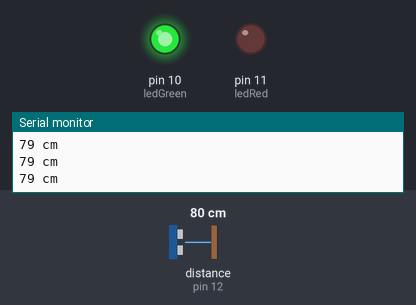
This sketch was run on a simulated Arduino Uno, built with avr-gcc and run on an emulated ATmega328P. Shown: output pins drawn as LEDs (lit = HIGH), the last lines printed to the serial monitor. Wiring (inferred from the names in the program): ultrasonic range finder: trigger pin 13; echo pin 12. The test bench sets the inputs (shaded band); at power-on: distance to the obstacle (sensor on pin 12) 80 cm. The echo pulse lasts 58.3 µs per cm; pins used as bus, display or sensor lines are not drawn.

Above: at 1.2 s.
1.3 s: distance to the obstacle (sensor on pin 12) set to 95 cm
2.8 s: distance to the obstacle (sensor on pin 12) set to 105 cm
At 4.0 s:
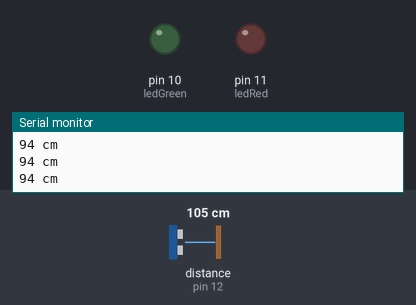
4.3 s: distance to the obstacle (sensor on pin 12) set to 2 cm
At 4.9 s:
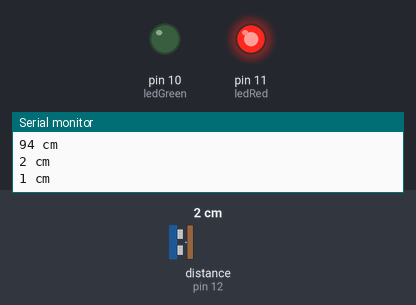
5.9 s: distance to the obstacle (sensor on pin 12) set to 9 cm
7.4 s: distance to the obstacle (sensor on pin 12) set to 12 cm
At 8.8 s:
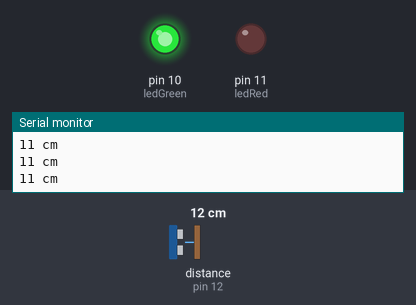
9.1 s: distance to the obstacle (sensor on pin 12) set to 4 cm
At 10.2 s:
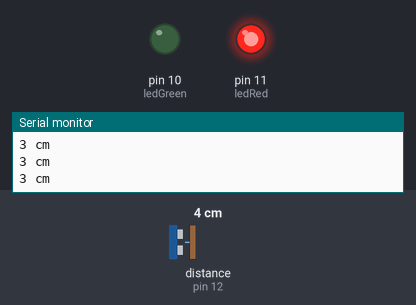
Timing chart, 0 to 11.7 s (numbered marks = the images above; inputs shaded):
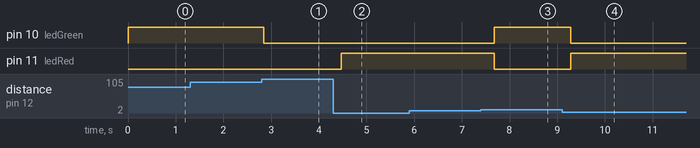

The sketch:

1_park_assist.ino
```cpp
/*
 HC-SR04 Ping distance sensor

 Connections:
 VCC to arduino 5v GND to arduino GND
 Echo to Arduino pin 13 Trig to Arduino pin 12
 Red POS to Arduino pin 11
 Green POS to Arduino pin 10
 180 ohm resistor to both LED NEG and GRD power rail

 Some code and wiring inspired by http://en.wikiversity.org/wiki/User:Dstaub/robotcar
 */

#define trigPin 13
#define echoPin 12
#define ledRed 11
#define ledGreen 10

void setup() {
  Serial.begin (9600);
  pinMode(trigPin, OUTPUT);
  pinMode(echoPin, INPUT);
  pinMode(ledRed, OUTPUT);
  pinMode(ledGreen, OUTPUT);
}


void loop() {
  long duration, distance;

  digitalWrite(trigPin, LOW);
  delayMicroseconds(2);
  digitalWrite(trigPin, HIGH);
  delayMicroseconds(10);
  digitalWrite(trigPin, LOW);

  duration = pulseIn(echoPin, HIGH);
  distance = (duration/2) / 29.1;

  if (distance < 10 && distance > 0) {  // This is where the LED On/Off happens
    Serial.print(distance);
    Serial.println(" cm");
    digitalWrite(ledRed,HIGH); // When the Red condition is met, the Green LED should turn off
    digitalWrite(ledGreen,LOW);
  }
  else if(distance >= 10 && distance < 100){
    Serial.print(distance);
    Serial.println(" cm");
    digitalWrite(ledRed,LOW);
    digitalWrite(ledGreen,HIGH);
  }
  else if (distance >= 200 || distance <= 0){
    Serial.println("Out of range");
    digitalWrite(ledRed,LOW);
    digitalWrite(ledGreen,LOW);
  }
  else {
    digitalWrite(ledRed,LOW);
    digitalWrite(ledGreen,LOW);
  }
  delay(400);
}
```

Measured:
- the behaviour switches between 100 and 101 cm on distance to the obstacle (sensor on pin 12) (found by bisection; images 0 and 1)
- the behaviour switches between 10 and 11 cm on distance to the obstacle (sensor on pin 12) (found by bisection; images 2 and 3)
- after the input at 2.8 s, pin 10 (ledGreen): HIGH → LOW after 0.05 s
- after the input at 4.3 s, pin 11 (ledRed): LOW → HIGH after 0.17 s
- after the input at 7.4 s, pin 10 (ledGreen): LOW → HIGH after 0.28 s; pin 11 (ledRed): HIGH → LOW after 0.28 s
- after the input at 9.1 s, pin 10 (ledGreen): HIGH → LOW after 0.18 s; pin 11 (ledRed): LOW → HIGH after 0.18 s
